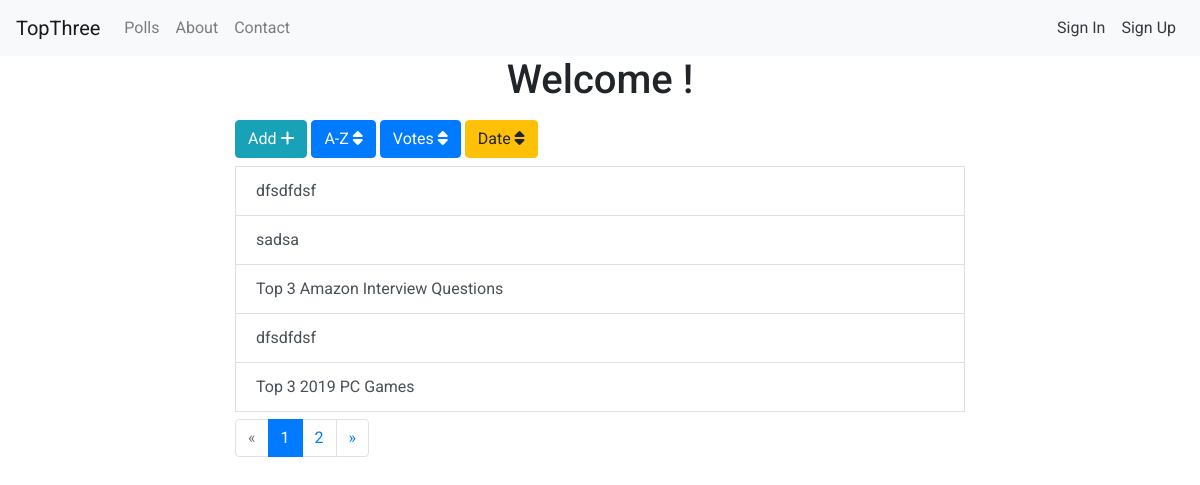
Page /polls/list/?date=True on the earlier database version.
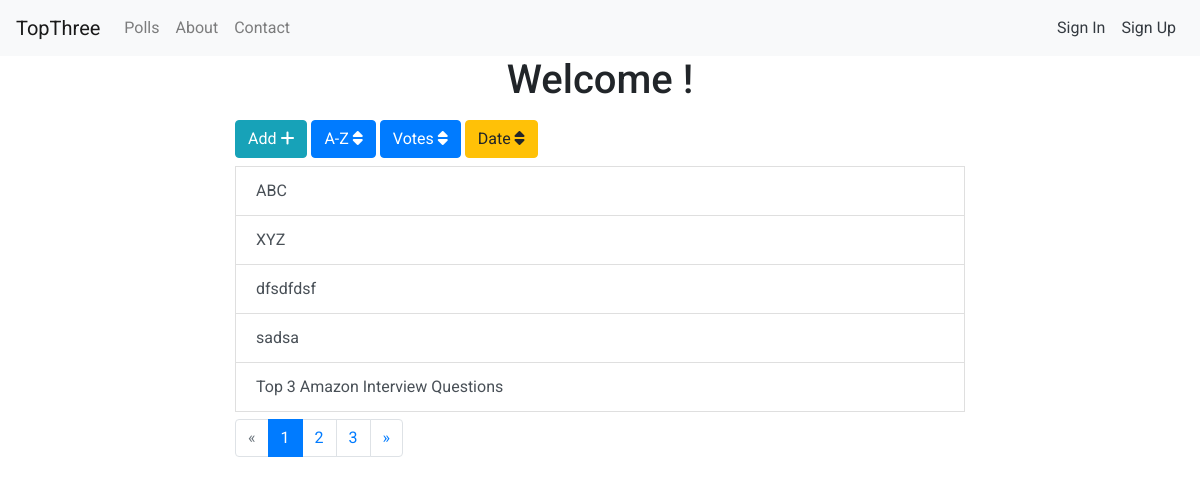
Same page on the later database version.
### polls/models.py (models this page shows, shortened)
class Poll(models.Model):
    owner = models.ForeignKey(User, on_delete = models.CASCADE, default = 1)
    text = models.CharField(max_length = 255)
    pub_date = models.DateField()

### polls/views.py (the view)
# urls.py: path('list/', views.poll_list, name = 'list'),
def poll_list(request):
    polls = Poll.objects.all();
    if 'sort-a-z' in request.GET:
        print("This is from sort-a-z")
        polls = polls.order_by('text')
    if 'date' in request.GET:
        print("This is from date")
        polls = polls.order_by('-pub_date')
    if 'votes' in request.GET:
        polls = polls.annotate(Count('vote')).order_by('-vote__count')
    paginator = paginator = Paginator(polls, 5)
    page = request.GET.get('page')
    polls = paginator.get_page(page)
    get_dict_copy = request.GET.copy()
    params = get_dict_copy.pop('page', True) and get_dict_copy.urlencode()
    context = {'polls' : polls, 'params': params}
    return render(request, 'polls/poll_list.html', context)

### polls/templates/polls/poll_list.html (shortened to what this page needs)
{% extends 'base.html' %}
{% block content %}
  <div class="container">
    <h1 class="text-center">Welcome !</h1>
    <div class="list-group">
      <div class="row">
        <div class="col-sm-8 offset-sm-2">
            <a href="{%url 'polls:add'%}"class="btn btn-info my-2">Add <i class="fas fa-plus"></i></a>
             <a href="?sort-a-z=True"class="btn btn-{% if 'sort-a-z' in request.GET %}warning{% else %}primary{% endif %} my-2">A-Z <i class="fas fa-sort"></i></a>
             <a href="?votes=True"class="btn btn-{% if 'votes' in request.GET %}warning{% else %}primary{% endif %} my-2">Votes <i class="fas fa-sort"></i></a>
             <a href="?date=True"class="btn btn-{% if 'date' in request.GET %}warning{% else %}primary{% endif %} my-2">Date <i class="fas fa-sort"></i></a>
          {% for poll in polls %}
            <a href="{% url 'polls:details' poll.id %}" class="list-group-item list-group-item-action">{{ poll.text }}</a>
          {% endfor %}
          {% if polls.has_other_pages %}
          <ul class="pagination my-2">
            {% if polls.has_previous %}
             <li class="page-item">
                <li class="page-item"><a class="page-link" href="?page={{ polls.previous_page_number }}&{{params}}">&laquo;</a></li>
              </li>
            {% else %}
              <li class="page-item disabled">
                <span class="page-link">&laquo;</span>
              </li>
            {% endif %}
              {% for i in polls.paginator.page_range %}
                {% if polls.number == i %}
                  <li class="active page-item"><span class="page-link">{{ i }} <span class="sr-only">(current)</span></span></li>
                {% else %}
                  <li class="page-item"><a class="page-link" href="?page={{ i }}&{{params}}">{{ i }}</a></li>
                {% endif %}
              {% endfor %}
            {% if polls.has_next %}
              <li class="page-item"><a class="page-link" href="?page={{ polls.next_page_number }}&{{params}}">&raquo;</a></li>
            {% else %}
              <li class="page-item disabled">
                <span class="page-link">&raquo;</span>
              </li>
            {% endif %}
          </ul>
        {% endif %}
        </div>
      </div>
    </div>
  </div>
{% endblock %}

Differences in the rows shown:
no longer on this page (row unchanged): Poll: text "dfsdfdsf"
no longer on this page (row unchanged): Poll: text "Top 3 2019 PC Games"
added Poll: text "ABC"
added Poll: text "XYZ"
Other differences:
new list line: "3"
